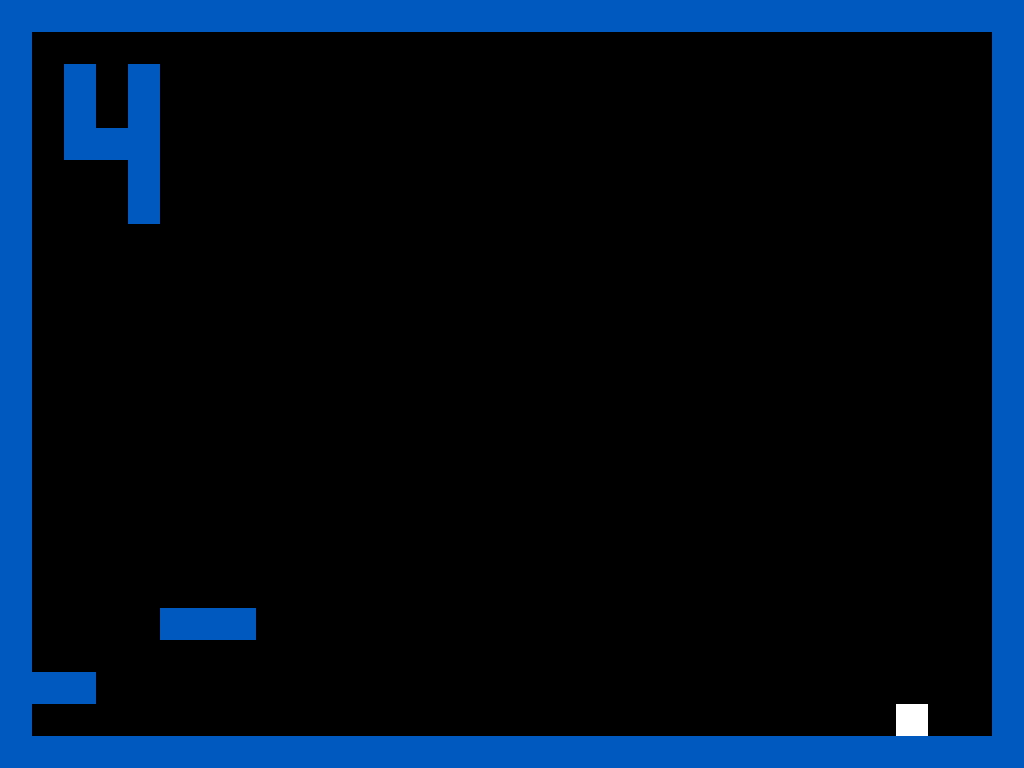

A level layout from a 2D game, rendered from its tile map. Below: a short description, then the map file with tile-grid data replaced by summaries:
An orthogonal 32x24 tile map with 32x32 px tiles, 1 tile layer (Main Tiles) and 9 objects (6x solid, key, end, player).

<map version="2017.05.26" orientation="orthogonal" renderorder="right-down" width="32" height="24" tilewidth="32" tileheight="32" nextobjectid="14">
 <tileset firstgid="1" source="tileset.tsx" />
 <layer name="Main Tiles" width="32" height="24">
  <data>[768 cells, 123 non-empty, 2 distinct tile ids]</data>
 </layer>
 <objectgroup name="Main Objects">
  <object id="1" name="solid" x="0" y="0" width="1024" height="32" />
  <object id="2" name="solid" x="0" y="736" width="1024" height="32" />
  <object id="3" name="solid" x="0" y="32" width="32" height="704" />
  <object id="5" name="solid" x="992" y="32" width="32" height="704" />
  <object id="6" name="solid" x="32" y="672" width="64" height="32" />
  <object id="7" name="solid" x="160" y="608" width="96" height="32" />
  <object id="8" name="key" x="192" y="576" width="32" height="32" />
  <object id="11" name="end" x="896" y="704" width="32" height="32" />
  <object id="12" name="player" x="480" y="672" width="32" height="32" />
 </objectgroup>
</map>
